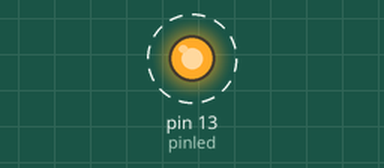
Recording of a sketch running on a simulated Arduino Uno, built with avr-gcc and run on an emulated ATmega328P. On the bench: output pins drawn as LEDs (lit = HIGH). Dashed ring = blinking. What the sketch prints to the serial monitor is not drawn.

Above: at 0.2 s.
Timing chart, 0 to 3.0 s (numbered marks = the images above):
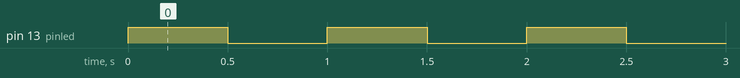

Measured:
- by itself, pin 13 (pinled): alternates HIGH for 0.50 s and LOW for 0.50 s

The sketch:

Nicholas1.ino
```cpp
int pinled=13;

void setup() {
  // put your setup code here, to run once:
pinMode(pinled,OUTPUT);
Serial.begin(9600);
}

void loop() {
  // put your main code here, to run repeatedly:
digitalWrite(pinled,HIGH);
delay(500);
Serial.println("Led turn on");
digitalWrite(pinled,LOW);
delay(500);
Serial.println("Led turn off");
}
```
